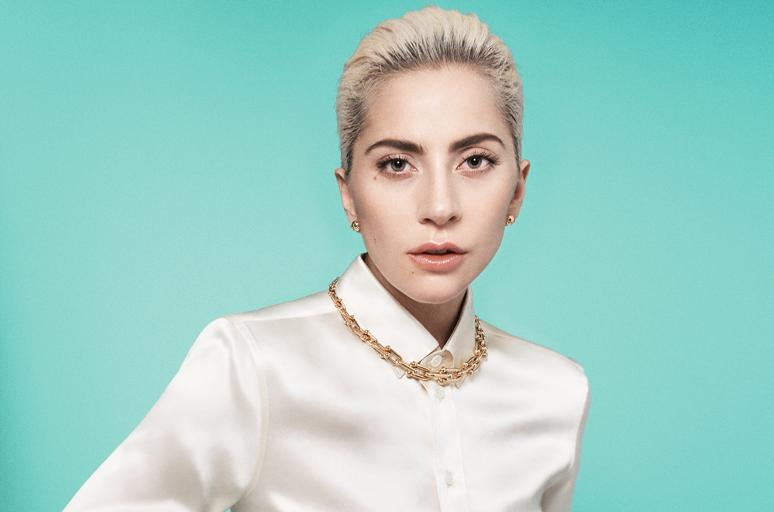
#> input picture ap97/hw1/lady-gaga.jpg, 774 x 512 px
$ python 1.py
#> lines starting #> are read from the running program, lines starting #| are printed output that depends on the picture
import time
from matplotlib import pyplot as plt
import cv2 as cv
import numpy as np


lady = cv.imread("lady-gaga.jpg", cv.IMREAD_ANYCOLOR)
#> lady is the input picture: shape (512, 774, 3); mean B, G, R 199.3, 207.6, 160.3
cv.imshow("lady", lady)
plt.imshow(lady)
#plt.show()
cv.rectangle(lady, (0, 0), (200, 200), (0, 0, 255), 10)
cv.circle(lady, (450, 160), 100, (0, 0, 255), 10)

pts = np.array([[10, 5], [20, 30], [70, 40], [90, 120], [50, 5]], np.int32)
cv.polylines(lady, [pts], True, (0, 255, 255), 5)
font = cv.FONT_HERSHEY_COMPLEX
cv.putText(lady, "I LOVE CV", (200, 200), fontFace=font, fontScale=3, color=(0,0,0))
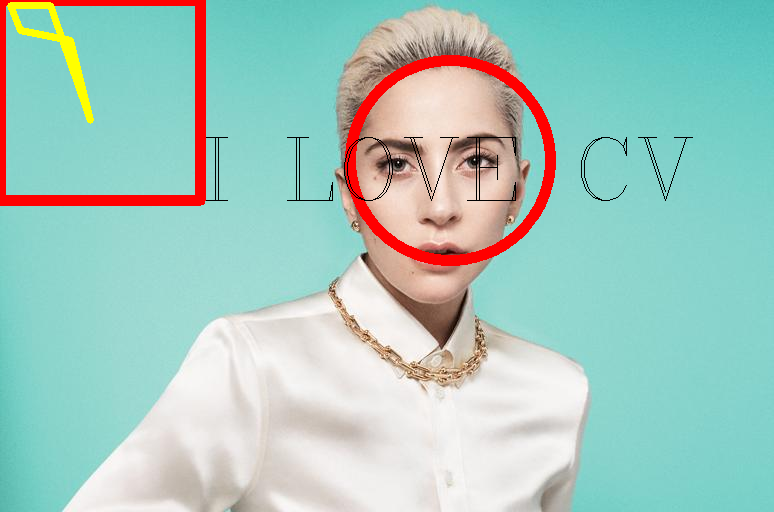
#> lady: shape (512, 774, 3); mean B, G, R 191.9, 200.9, 163.9


cv.imwrite("laddy-2ga.jpg", lady)

cv.imshow("2ga", lady)

k = cv.waitKey(0)
#> (key Esc is pressed here)
